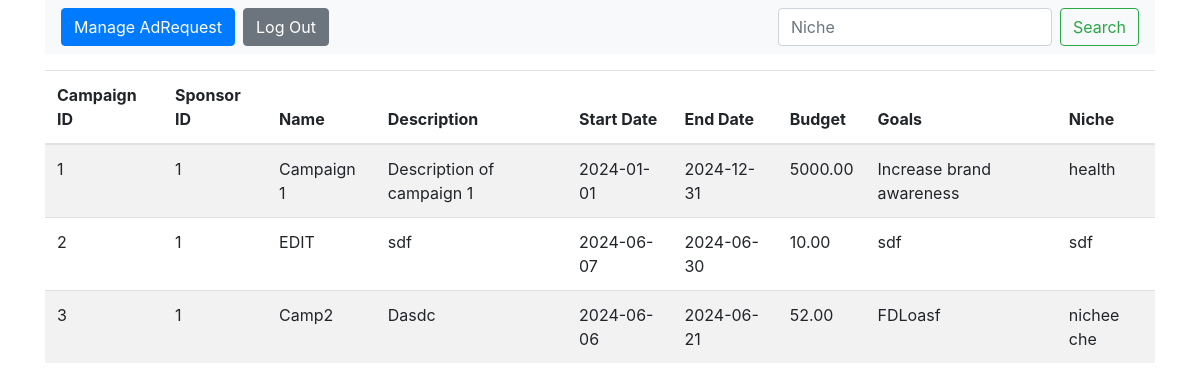
The app's page /influencer/campaigns (signed in), older data.
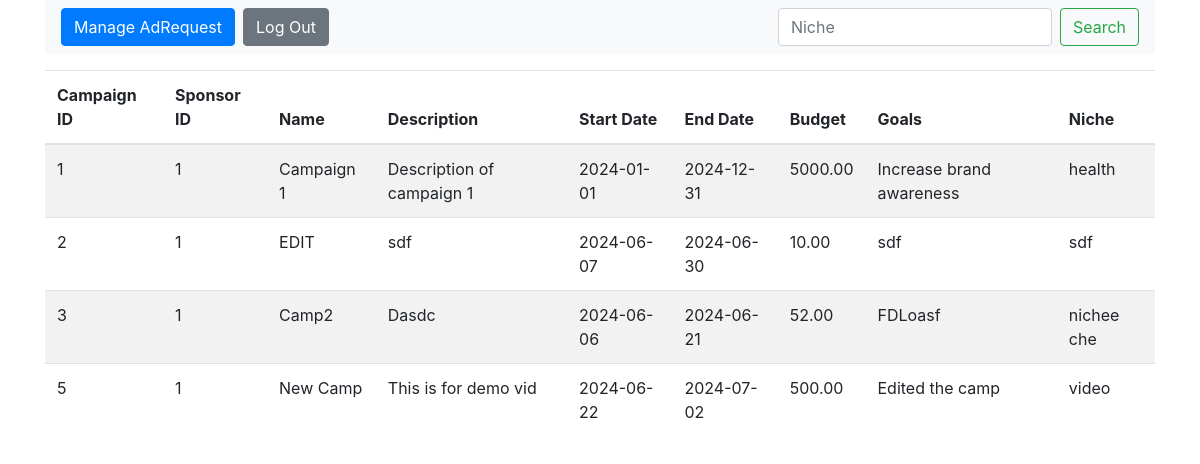
The same page, newer data.
### models.py (models this page shows, shortened)
class Campaign(db.Model):
    __tablename__ = "campaigns"
    campaign_id = db.Column(db.Integer, primary_key=True, autoincrement=True)
    sponsor_id = db.Column(
        db.Integer, db.ForeignKey("sponsors.sponsor_id"), nullable=False
    )
    name = db.Column(db.String(255), nullable=False)
    description = db.Column(db.Text, nullable=False)
    start_date = db.Column(db.Date)
    end_date = db.Column(db.Date)
    budget = db.Column(db.Numeric(10, 2), nullable=False)
    visibility = db.Column(db.Enum("public", "private"), default="public")
    goals = db.Column(db.Text, nullable=False)
    niche = db.Column(db.String(255), nullable=False)
    ad_requests = db.relationship("AdRequest", backref="campaign", lazy=True)
    campaign_flags = db.relationship("CampaignFlag", backref="campaign", lazy=True)
    def to_dict(self):
        return {c.name: getattr(self, c.name) for c in self.__table__.columns}

### influencer.py (the view)
@influencer.route("/campaigns", methods=["GET", "POST"])
def show_campaign():
    if "user_name" in session and "role" in session:
        if session["role"] == "influencer":
            public_campaing = Campaign.query.filter_by(visibility="public").all()
            data = []
            for c in public_campaing:
                data.append(c.to_dict())
            return render_template("influencer_campaign.html", data=data)
    flash("Please Login !", "faliled")
    return redirect(url_for("influencer.login"))

### app.py (called while the page is built)
@app.before_request
def create_tables():
    init_db(app)

### models.py (called while the page is built, shortened)
def init_db(app):
    with app.app_context():
        db.create_all()

### templates/influencer_campaign.html (shortened to what this page needs)
<!DOCTYPE html>
<html lang="en">
<head>
    <link rel="stylesheet" href="https://stackpath.bootstrapcdn.com/bootstrap/4.3.1/css/bootstrap.min.css">
</head>
<body>
    <div class="container">
        <nav class="navbar navbar-expand-lg navbar-light bg-light">
            <button class="btn btn-primary" onclick="location.href='{{ url_for('influencer.dashboard') }}'">Manage AdRequest</button>
            <button class="btn btn-secondary ml-2" onclick="location.href='/logout'">Log Out</button>
            <form class="form-inline my-2 my-lg-0 ml-auto">
                <input class="form-control mr-sm-2" type="search" placeholder="Niche" id="search_camp" name="search_camp" oninput="search()">
                <button class="btn btn-outline-success my-2 my-sm-0" onclick="search(); return false;">Search</button>
            </form>
        </nav>
        <table class="table table-striped mt-3" id="campaignTable">
            <thead>
                <tr>
                    <th scope="col">Campaign ID</th>
                    <th scope="col">Sponsor ID</th>
                    <th scope="col">Name</th>
                    <th scope="col">Description</th>
                    <th scope="col">Start Date</th>
                    <th scope="col">End Date</th>
                    <th scope="col">Budget</th>
                    <th scope="col">Goals</th>
                    <th scope="col">Niche</th>
                </tr>
            </thead>
            <tbody>
                {% for d in data %}
                <tr>
                    <td>{{d["campaign_id"]}}</td>
                    <td>{{d["sponsor_id"]}}</td>
                    <td>{{d["name"]}}</td>
                    <td>{{d["description"]}}</td>
                    <td>{{d["start_date"]}}</td>
                    <td>{{d["end_date"]}}</td>
                    <td>{{d["budget"]}}</td>
                    <td>{{d["goals"]}}</td>
                    <td>{{d["niche"]}}</td>
                </tr>
                {% endfor %}
            </tbody>
        </table>
    </div>
</body>
</html>

Row changes from the older to the newer data that the page shows:
added Campaign: campaign_id "5", sponsor_id "1", name "New Camp", description "This is for demo vid", start_date "2024-06-22", end_date "2024-07-02", budget "500.00", goals "Edited the camp", niche "video"
